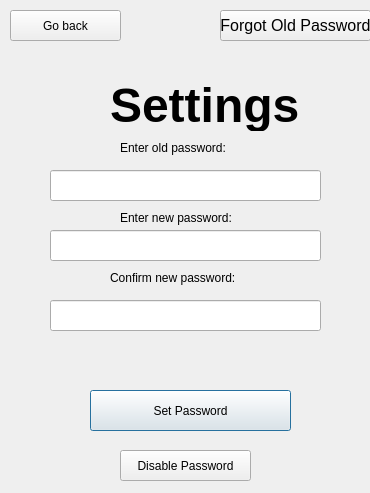
<?xml version="1.0" encoding="UTF-8"?>
<ui version="4.0">
 <class>Dialog</class>
 <widget class="QDialog" name="Dialog">
  <property name="geometry">
   <rect>
    <x>0</x>
    <y>0</y>
    <width>370</width>
    <height>493</height>
   </rect>
  </property>
  <property name="windowTitle">
   <string>Dialog</string>
  </property>
  <widget class="QLabel" name="label">
   <property name="geometry">
    <rect>
     <x>110</x>
     <y>80</y>
     <width>231</width>
     <height>51</height>
    </rect>
   </property>
   <property name="font">
    <font>
     <family>Helvetica</family>
     <pointsize>36</pointsize>
     <weight>75</weight>
     <bold>true</bold>
    </font>
   </property>
   <property name="text">
    <string>Settings</string>
   </property>
  </widget>
  <widget class="QPushButton" name="pushButton">
   <property name="geometry">
    <rect>
     <x>90</x>
     <y>390</y>
     <width>201</width>
     <height>41</height>
    </rect>
   </property>
   <property name="text">
    <string>Set Password</string>
   </property>
  </widget>
  <widget class="QLabel" name="label_2">
   <property name="geometry">
    <rect>
     <x>120</x>
     <y>210</y>
     <width>161</width>
     <height>16</height>
    </rect>
   </property>
   <property name="text">
    <string>Enter new password:</string>
   </property>
  </widget>
  <widget class="QLabel" name="label_3">
   <property name="geometry">
    <rect>
     <x>110</x>
     <y>270</y>
     <width>181</width>
     <height>16</height>
    </rect>
   </property>
   <property name="text">
    <string>Confirm new password:</string>
   </property>
  </widget>
  <widget class="QPushButton" name="pushButton_2">
   <property name="geometry">
    <rect>
     <x>10</x>
     <y>10</y>
     <width>111</width>
     <height>31</height>
    </rect>
   </property>
   <property name="text">
    <string>Go back</string>
   </property>
  </widget>
  <widget class="QLineEdit" name="pwd1">
   <property name="geometry">
    <rect>
     <x>50</x>
     <y>230</y>
     <width>271</width>
     <height>31</height>
    </rect>
   </property>
  </widget>
  <widget class="QLineEdit" name="pwd2">
   <property name="geometry">
    <rect>
     <x>50</x>
     <y>300</y>
     <width>271</width>
     <height>31</height>
    </rect>
   </property>
  </widget>
  <widget class="QLabel" name="label_4">
   <property name="geometry">
    <rect>
     <x>30</x>
     <y>340</y>
     <width>331</width>
     <height>41</height>
    </rect>
   </property>
   <property name="styleSheet">
    <string notr="true">font: 15pt &quot;Helvetica&quot;;</string>
   </property>
   <property name="text">
    <string/>
   </property>
   <property name="alignment">
    <set>Qt::AlignCenter</set>
   </property>
   <property name="wordWrap">
    <bool>true</bool>
   </property>
  </widget>
  <widget class="QLineEdit" name="oldpwd">
   <property name="geometry">
    <rect>
     <x>50</x>
     <y>170</y>
     <width>271</width>
     <height>31</height>
    </rect>
   </property>
  </widget>
  <widget class="QLabel" name="label_5">
   <property name="geometry">
    <rect>
     <x>120</x>
     <y>140</y>
     <width>151</width>
     <height>16</height>
    </rect>
   </property>
   <property name="text">
    <string>Enter old password:</string>
   </property>
  </widget>
  <widget class="QPushButton" name="pushButton_3">
   <property name="geometry">
    <rect>
     <x>220</x>
     <y>10</y>
     <width>151</width>
     <height>31</height>
    </rect>
   </property>
   <property name="font">
    <font>
     <pointsize>12</pointsize>
    </font>
   </property>
   <property name="text">
    <string>Forgot Old Password</string>
   </property>
  </widget>
  <widget class="QPushButton" name="pushButton_4">
   <property name="geometry">
    <rect>
     <x>120</x>
     <y>450</y>
     <width>131</width>
     <height>31</height>
    </rect>
   </property>
   <property name="text">
    <string>Disable Password</string>
   </property>
  </widget>
 </widget>
 <resources/>
 <connections/>
</ui>
